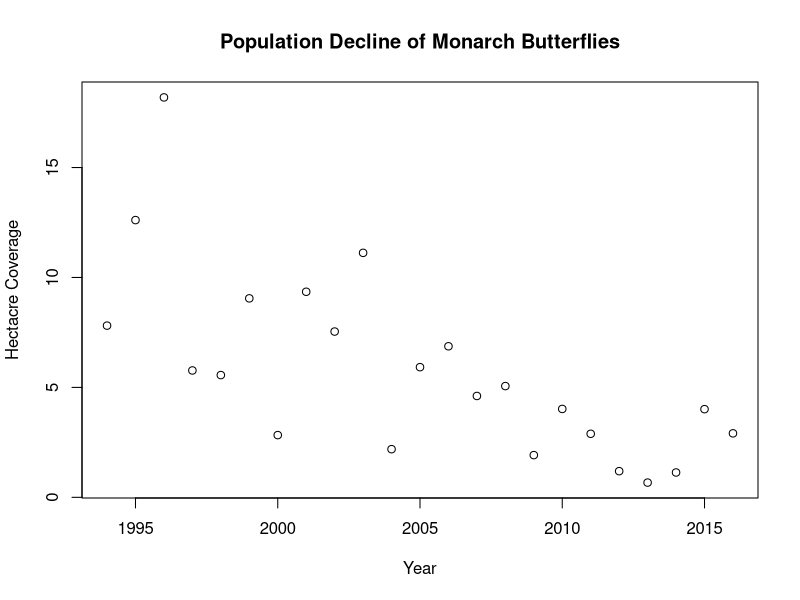

Generate this figure with R: (Note: this script raises an error after producing the figure.)
## ---- chunk 1
library(tidyverse)
library(here)
monarch <- read_csv(here("data", "monarch.csv"))
monarch
plot(monarch$Year, monarch$Acres, main = "Population Decline of Monarch Butterflies", xlab = "Year", ylab = "Hectacre Coverage")
## ---- chunk 2

# Need to make some changes. 
# Add if statements to separate cts and discrete data
# for discrete, we'll do classic glm, poi, nb, nls
# for cts, we'll do classic glm, exp, beta
# may be helpful to export:
#   plot with each fit 
#   aic values
#   residual plots
#   maybe make reco based on aic, subjective

pop.decline <- function(df, ntimes){
  fit.poi <- glm(df$Population ~ df$Year, data = df, family = "poisson")
  #fit.nb <- glm.nb(df$Population ~ df$Year, data = df)
  #find way to select based on min aic
  n <- length(df$Population)
  X <- cbind(rep(1, n), df$Year)
  b <- coef(fit.poi)
  y.hat <- fit.poi$fitted.values #exp(X %*% b)
  
  coefs <- matrix(ncol = 3, data = rep(0, ntimes*3))
  y.rep <- matrix(ncol = ntimes, data = rpois(n*ntimes, y.hat))
  for (i in 1: ntimes){
    coefs[i, 1] <- summary(lm(y.rep[,i] ~ df$Year))$coefficients[1]
    coefs[i, 2] <- summary(lm(y.rep[,i] ~ df$Year))$coefficients[2]
    coefs[i, 3] <- summary(lm(y.rep[,i] ~ df$Year))$coefficients[3]
  }

  
  new.fit <- colMeans(coefs)[1] + colMeans(coefs)[2]*seq(max(df$Year), max(df$Year) + 50 , 1) + colMeans(coefs)[3]*I(seq(max(df$Year), max(df$Year) + 50 , 1))^2
return(list(colMeans(coefs)))
#yr.extinct <- -colMeans(coefs)[1]/colMeans(coefs)[2]
#return(list(yr.extinct, colMeans(coefs)))
}

pop.decline(df = monarch, ntimes = 100)
## ---- chunk 3
monarch <- read_csv(here("data", "monarch.csv"))
df$Year <- df$Year - min(df$Year) + 1
lm.fit <- lm(log(Population) ~ log(Year), data = df)
nls.fit <- nls(Population ~ b0*Year^b1, 
    data = df, start = list(b0 = exp(coef(lm.fit)[1]), b1 = coef(lm.fit)[2]))


ggplot(data = monarch, aes(x = Year, y = Population)) +
  geom_point() +
  # geom_smooth (method = "nls",
  #              formula = y ~ b0*x^b1, 
  #   data = monarch, start = c(b0 = exp(coef(lm.fit)[1]), b1 = coef(lm.fit)[2])) +
  geom_smooth(method='glm',formula=y~x, family = "poisson") +
  labs(x = "Year", y = "Population")

plot(predict(nls.fit))
#looks exp, so use that as simulation aspect. 
# approximate rate para as 1/mean(pred nls fit)
x <- rexp(30, rate = 1/mean(predict(nls.fit)))
plot(sort(x, decreasing = T))

many.samples <- rexp(50*1000, rate = 1/mean(predict(nls.fit)))
msdf <- matrix(ncol = 1000, data = many.samples, byrow = F)

mins <- double(1000)
for (i in 1: 1000){
  mins[i] <- min(msdf[,i])  
}
sum(mins<0.01)/length(mins)
